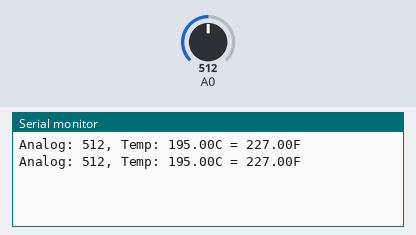
The sketch below on a simulated Arduino Uno, built with avr-gcc and run on an emulated ATmega328P. Parts: the last lines printed to the serial monitor. The inputs (shaded band) are chosen by the test bench; at power-on: A0 = 512.

Above: at 1.8 s.
1.9 s: A0 set to 716
At 2.8 s:
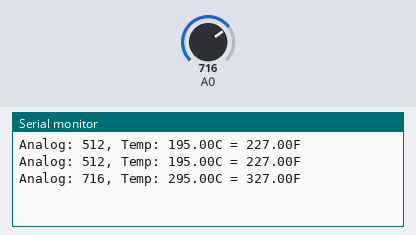
3.4 s: A0 set to 900
At 4.8 s:
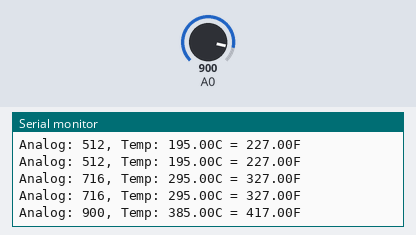
Timing chart, 0 to 6.4 s (numbered marks = the images above; inputs shaded):
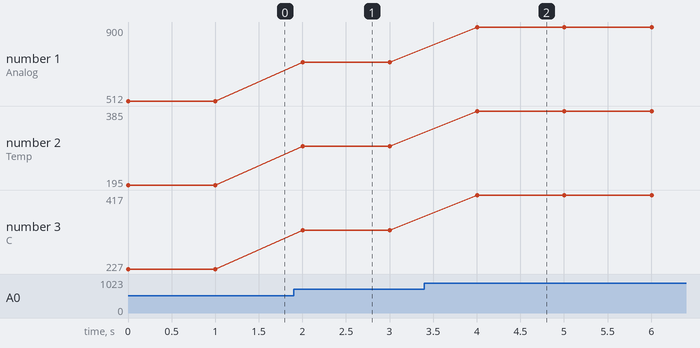

The sketch:

code.ino
```cpp
// Shaan Subbaiah B C - 1BM18CS096
// TEMP SENSOR

void setup(){
  Serial.begin(9600);
}

void loop()
{
  int analog = analogRead(A0);
  // 31->-40     368->125

  float c = map(analog,31,368,-40,125);
  float f = (float)((9/5)*c)+32;
  Serial.println((String)"Analog: "+analog
                +", Temp: "+c+"C = "+f+"F");

  delay(1000);
}
```

Measured:
- after the input at 1.9 s, the serial monitor: prints a new line after 0.10 s (image 1)
- after the input at 3.4 s, the serial monitor: prints a new line after 0.60 s (image 2)
- plotted number 1: 512 → 716 after the input at 1.9 s, 716 → 900 after the input at 3.4 s
- plotted number 2: 195 → 295 after the input at 1.9 s, 295 → 385 after the input at 3.4 s
- plotted number 3: 227 → 327 after the input at 1.9 s, 327 → 417 after the input at 3.4 s
